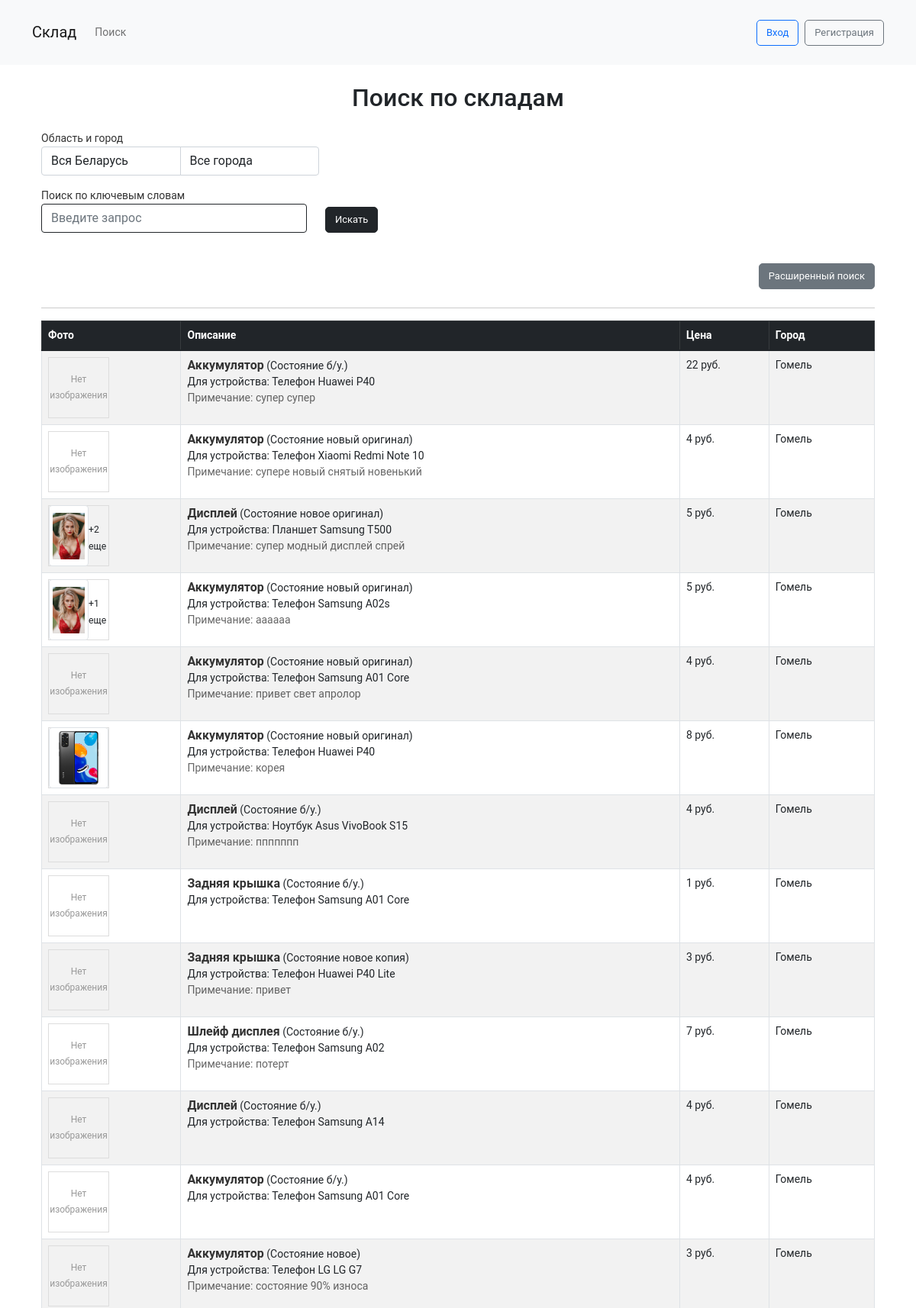
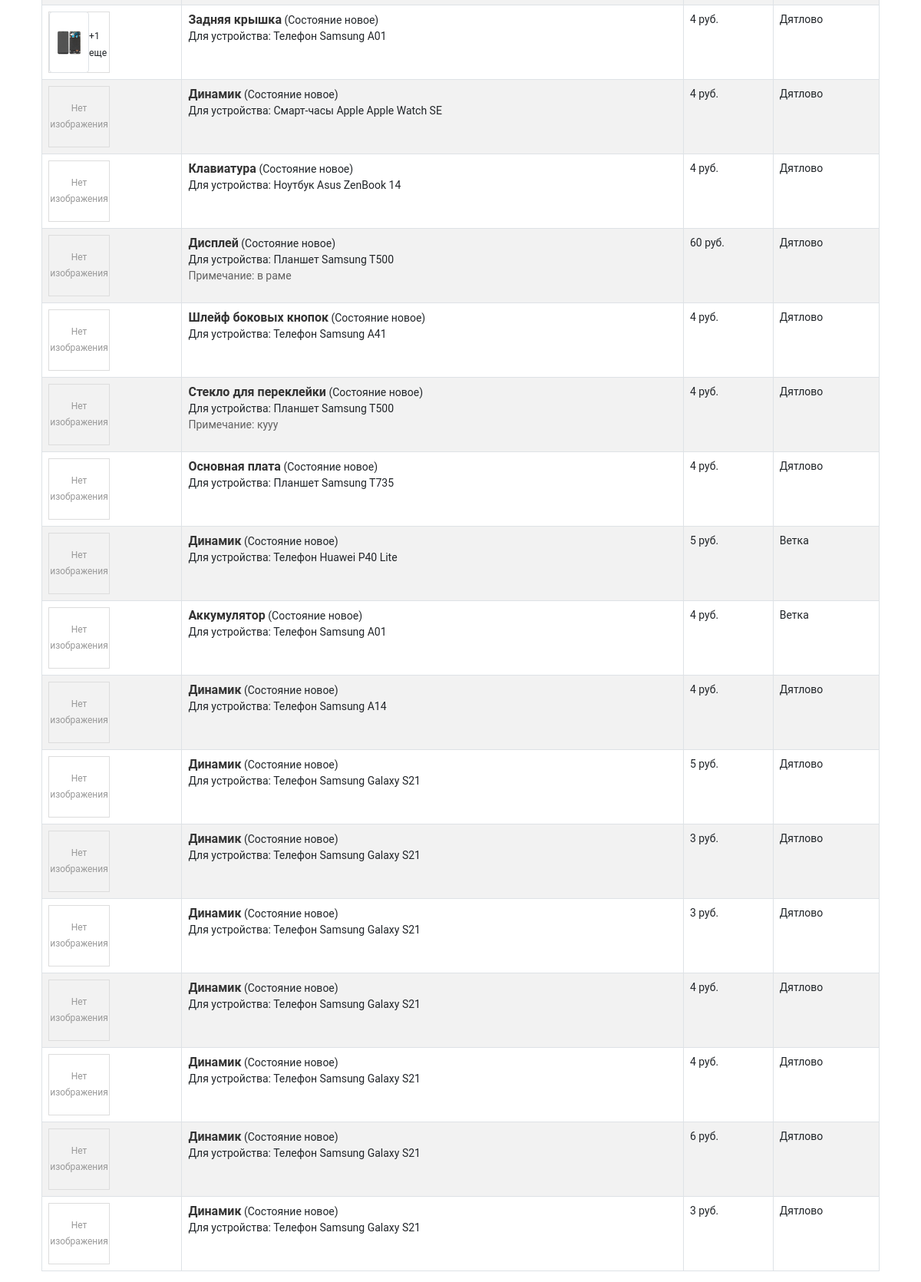
The app's page /search/ (upper part) with its own data (2 pictures, top to bottom).
### warehouse/models.py (models this page shows, shortened)
class Part(models.Model):
    user = models.ForeignKey(User, on_delete=models.CASCADE)
    device = models.CharField(max_length=100)
    brand = models.CharField(max_length=100)
    model = models.CharField(max_length=100)
    part_type = models.CharField(max_length=100)
    condition = models.CharField(max_length=50, blank=True, null=True)  # Новое поле для состояния
    color = models.CharField(max_length=50, blank=True, null=True)
    quantity = models.IntegerField()
    price = models.DecimalField(max_digits=10, decimal_places=2)
    note = models.TextField(blank=True, null=True)
    created_at = models.DateTimeField(auto_now_add=True)

class PartImage(models.Model):
    part = models.ForeignKey(Part, on_delete=models.CASCADE, related_name='images')
    image = models.ImageField(upload_to='part_images/')

### user_profile/models.py (models this page shows, shortened)
class Profile(models.Model):
    user = models.OneToOneField(User, on_delete=models.CASCADE)
    phone = models.CharField(max_length=15)
    region = models.CharField(max_length=100, choices=BELARUS_REGIONS, blank=True, null=True)  # Область
    city = models.CharField(max_length=100, blank=True, null=True)
    workshop_name = models.CharField(max_length=100, blank=True, null=True)  # Добавляем поле мастерской

### warehouse/views.py (the view, shortened to what this page needs)
# urls.py: path('search/', views.search, name='search'),
def search(request):
    query = request.GET.get('q')
    brand = request.GET.get('brand')
    model = request.GET.get('model')
    part_type = request.GET.get('part_type')
    city = request.GET.get('city')
    results = Part.objects.all().order_by('-created_at')
    if brand:
        results = results.filter(brand__icontains=brand)
    if model:
        results = results.filter(model__icontains=model)
    if part_type:
        results = results.filter(part_type__icontains=part_type)
    if city:
        results = results.filter(user__profile__city__icontains=city)
    paginator = Paginator(results, 30)
    page_number = request.GET.get('page')
    page_obj = paginator.get_page(page_number)
    return render(request, 'warehouse/search.html', {'page_obj': page_obj})

### warehouse/context_processors.py (called while the page is built)
def counts(request):
    return {
        'part_count': Part.objects.count(),
        'user_count': User.objects.count(),
    }

### warehouse/templates/warehouse/search.html (shortened to what this page needs)
{% extends 'warehouse/base.html' %}
{% load static %}
{% block content %}
    <div class="container">
        <h2 class="my-4 text-center text-dark">Поиск по складам</h2>
        <form method="GET" action="{% url 'search' %}" class="mb-4">
                                <div class="col-md-4 mb-3">
                        <label for="region">Область и город</label>
                        <div class="input-group">
                            <select id="id_region" name="region" class="form-control">
                                <option value="">Вся Беларусь</option>
                            </select>
                            <select id="id_city" name="city" class="form-control">
                                <option value="">Все города</option>
                            </select>
                        </div>
                    </div>
            <div class="row">
                <div class="col-md-4 mb-3">
                    <label for="search">Поиск по ключевым словам</label>
                    <input type="text" name="q" id="search" class="form-control border-dark" placeholder="Введите запрос" value="{{ request.GET.q }}">
                </div>
                <div class="col-md-2 d-flex align-items-end mb-3">
                    <button type="submit" class="btn btn-dark btn-block text-white">Искать</button>
                </div>
            </div>
        </form>
        <div id="advanced-search-toggle" class="text-end mb-4">
            <button class="btn btn-secondary" type="button" data-bs-toggle="collapse" data-bs-target="#advanced-search">Расширенный поиск</button>
        </div>
        <hr>
        <link rel="stylesheet" href="{% static 'css/search.css' %}">
        {% include 'warehouse/search_table.html' %}
    </div>
{% endblock %}

### warehouse/templates/warehouse/search_table.html (shortened to what this page needs)
<div class="table-responsive">
    <table class="table table-striped table-bordered table-hover">
        <thead class="table-dark">
            <tr>
                <th>Фото</th>
                <th>Описание</th>
                <th>Цена</th>
                <th>Город</th>
            </tr>
        </thead>
        <tbody>
            {% for result in page_obj %}
            <tr onclick="window.location.href='{% url 'part_detail' result.id %}'" style="cursor:pointer;">
                <td>
                    <div class="image-container">
                        {% if result.images.all %}
                            <a href="{{ result.images.first.image.url }}" target="_blank">
                                <img src="{{ result.images.first.image.url }}" alt="Изображение запчасти" class="img-thumbnail" style="max-width: 100%; max-height: 100%;">
                            </a>
                            {% if result.images.count > 1 %}
                                <div style="margin-top: 5px;">
                                    <small>+{{ result.images.count|add:"-1" }} еще</small>
                                </div>
                            {% endif %}
                        {% else %}
                            <span class="no-image-text">Нет изображения</span>
                        {% endif %}
                    </div>
                </td>
                <td>
                    <strong style="font-size: 16px; color: #333;">{{ result.part_type }}</strong>
                    {% if result.condition %}
                        (Состояние {{ result.condition }})
                    {% endif %}
                    <br>
                    <span>Для устройства: {{ result.device }} {{ result.brand }} {{ result.model }}</span>
                    <br>
                    {% if result.note %}
                        <span style="color: rgba(0, 0, 0, 0.6);">Примечание: {{ result.note|slice:":90" }}{% if result.note|length > 90 %}...{% endif %}</span>
                    {% endif %}
                </td>
                <td>{{ result.price|floatformat:0 }} руб.</td>
                <td>{{ result.user.profile.city }}</td>
            </tr>
            {% endfor %}
        </tbody>
    </table>
</div>

### static/css/styles.css (style rules this page uses)
body { margin: 0; padding: 0; color: #333; font-family: 'Roboto', sans-serif; font-size: 14px; line-height: 21px; position: relative; }
.btn { padding: 6px 12px; font-size: 13px; line-height: 20px; border-radius: 5px; text-align: center; display: inline-block; cursor: pointer; }
.btn-secondary { background-color: #6c757d; border: 1px solid #6c757d; color: white; }
.image-container { width: 80px; height: 80px; display: flex; align-items: center; justify-content: center; border: 1px solid #ddd; position: relative; }
.img-thumbnail { max-width: 100%; max-height: 100%; object-fit: contain; }
.no-image-text { font-size: 12px; color: #999; text-align: center; }
.img-thumbnail { width: 80px; height: 80px; }

### records on screen
Part: shows "Нет изображения", part_type "Аккумулятор", condition "б/у.", device "Телефон", brand "Huawei", model "P40", note "супер супер", price "22", user.profile.city "Гомель"
Part: shows "Нет изображения", part_type "Аккумулятор", condition "новый оригинал", device "Телефон", brand "Xiaomi", model "Redmi Note 10", note "супере новый снятый новенький", price "4", user.profile.city "Гомель"
Part: images.first.image (picture), images.count|add "2", part_type "Дисплей", condition "новое оригинал", device "Планшет", brand "Samsung", model "T500", note "супер модный дисплей спрей", price "5", user.profile.city "Гомель"
Part: images.first.image (picture), images.count|add "1", part_type "Аккумулятор", condition "новый оригинал", device "Телефон", brand "Samsung", model "A02s", note "аааааа", price "5", user.profile.city "Гомель"
Part: shows "Нет изображения", part_type "Аккумулятор", condition "новый оригинал", device "Телефон", brand "Samsung", model "A01 Core", note "привет свет апролор", price "4", user.profile.city "Гомель"
Part: images.first.image (picture), part_type "Аккумулятор", condition "новый оригинал", device "Телефон", brand "Huawei", model "P40", note "корея", price "8", user.profile.city "Гомель"
Part: shows "Нет изображения", part_type "Дисплей", condition "б/у.", device "Ноутбук", brand "Asus", model "VivoBook S15", note "ппппппп", price "4", user.profile.city "Гомель"
Part: shows "Нет изображения", part_type "Задняя крышка", condition "б/у.", device "Телефон", brand "Samsung", model "A01 Core", price "1", user.profile.city "Гомель"
Part: shows "Нет изображения", part_type "Задняя крышка", condition "новое копия", device "Телефон", brand "Huawei", model "P40 Lite", note "привет", price "3", user.profile.city "Гомель"
Part: shows "Нет изображения", part_type "Шлейф дисплея", condition "б/у.", device "Телефон", brand "Samsung", model "A02", note "потерт", price "7", user.profile.city "Гомель"
Part: shows "Нет изображения", part_type "Дисплей", condition "б/у.", device "Телефон", brand "Samsung", model "A14", price "4", user.profile.city "Гомель"
Part: shows "Нет изображения", part_type "Аккумулятор", condition "б/у.", device "Телефон", brand "Samsung", model "A01 Core", price "4", user.profile.city "Гомель"
Part: shows "Нет изображения", part_type "Аккумулятор", condition "новое", device "Телефон", brand "LG", model "LG G7", note "состояние 90% износа", price "3", user.profile.city "Гомель"
Part: images.first.image (picture), images.count|add "1", part_type "Задняя крышка", condition "новое", device "Телефон", brand "Samsung", model "A01", price "4", user.profile.city "Дятлово"
Part: shows "Нет изображения", part_type "Динамик", condition "новое", device "Смарт-часы", brand "Apple", model "Apple Watch SE", price "4", user.profile.city "Дятлово"
Part: shows "Нет изображения", part_type "Клавиатура", condition "новое", device "Ноутбук", brand "Asus", model "ZenBook 14", price "4", user.profile.city "Дятлово"
Part: shows "Нет изображения", part_type "Дисплей", condition "новое", device "Планшет", brand "Samsung", model "T500", note "в раме", price "60", user.profile.city "Дятлово"
Part: shows "Нет изображения", part_type "Шлейф боковых кнопок", condition "новое", device "Телефон", brand "Samsung", model "A41", price "4", user.profile.city "Дятлово"
Part: shows "Нет изображения", part_type "Стекло для переклейки", condition "новое", device "Планшет", brand "Samsung", model "T500", note "кууу", price "4", user.profile.city "Дятлово"
Part: shows "Нет изображения", part_type "Основная плата", condition "новое", device "Планшет", brand "Samsung", model "T735", price "4", user.profile.city "Дятлово"
Part: shows "Нет изображения", part_type "Динамик", condition "новое", device "Телефон", brand "Huawei", model "P40 Lite", price "5", user.profile.city "Ветка"
Part: shows "Нет изображения", part_type "Аккумулятор", condition "новое", device "Телефон", brand "Samsung", model "A01", price "4", user.profile.city "Ветка"
Part: shows "Нет изображения", part_type "Динамик", condition "новое", device "Телефон", brand "Samsung", model "A14", price "4", user.profile.city "Дятлово"
Part: shows "Нет изображения", part_type "Динамик", condition "новое", device "Телефон", brand "Samsung", model "Galaxy S21", price "5", user.profile.city "Дятлово"
Part: shows "Нет изображения", part_type "Динамик", condition "новое", device "Телефон", brand "Samsung", model "Galaxy S21", price "3", user.profile.city "Дятлово"
Part: shows "Нет изображения", part_type "Динамик", condition "новое", device "Телефон", brand "Samsung", model "Galaxy S21", price "3", user.profile.city "Дятлово"
Part: shows "Нет изображения", part_type "Динамик", condition "новое", device "Телефон", brand "Samsung", model "Galaxy S21", price "4", user.profile.city "Дятлово"
Part: shows "Нет изображения", part_type "Динамик", condition "новое", device "Телефон", brand "Samsung", model "Galaxy S21", price "4", user.profile.city "Дятлово"
Part: shows "Нет изображения", part_type "Динамик", condition "новое", device "Телефон", brand "Samsung", model "Galaxy S21", price "6", user.profile.city "Дятлово"
Part: shows "Нет изображения", part_type "Динамик", condition "новое", device "Телефон", brand "Samsung", model "Galaxy S21", price "3", user.profile.city "Дятлово"
